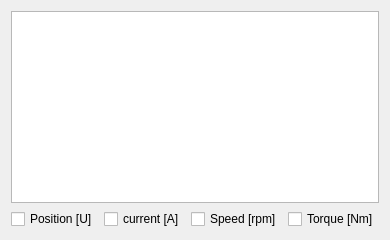
       <widget class="QWidget" name="tabGraph">
        <attribute name="title">
         <string>Graph</string>
        </attribute>
        <layout class="QVBoxLayout" name="verticalLayout_9">
         <item>
          <widget class="QChartView" name="graphicsView">
           <property name="sizePolicy">
            <sizepolicy hsizetype="Preferred" vsizetype="Expanding">
             <horstretch>0</horstretch>
             <verstretch>0</verstretch>
            </sizepolicy>
           </property>
          </widget>
         </item>
         <item>
          <layout class="QHBoxLayout" name="horizontalLayout">
           <item>
            <widget class="QCheckBox" name="checkBoxChartPosition">
             <property name="text">
              <string>Position [U]</string>
             </property>
            </widget>
           </item>
           <item>
            <widget class="QCheckBox" name="checkBoxChartCurrent">
             <property name="text">
              <string>current [A]</string>
             </property>
            </widget>
           </item>
           <item>
            <widget class="QCheckBox" name="checkBoxChartSpeed">
             <property name="text">
              <string>Speed [rpm]</string>
             </property>
            </widget>
           </item>
           <item>
            <widget class="QCheckBox" name="checkBoxChartTorque">
             <property name="text">
              <string>Torque [Nm]</string>
             </property>
            </widget>
           </item>
          </layout>
         </item>
        </layout>
       </widget>
